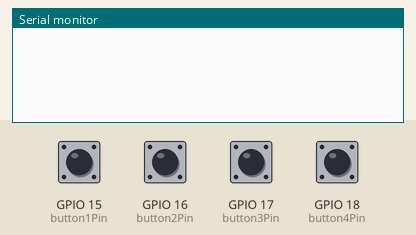
Bench run of a sketch on a simulated ESP32. On the bench: the last lines printed to the serial monitor. The inputs (shaded band) are chosen by the test bench; at power-on: GPIO 15 (button1Pin), GPIO 16 (button2Pin), GPIO 17 (button3Pin), GPIO 18 (button4Pin) HIGH.

Above: at 1.2 s.
1.3 s: GPIO 15 (button1Pin) pulled LOW for 0.15 s
At 2.2 s:
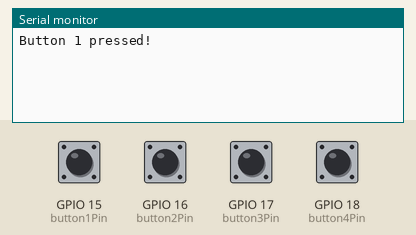
2.9 s: GPIO 16 (button2Pin) pulled LOW for 0.15 s
At 3.4 s:
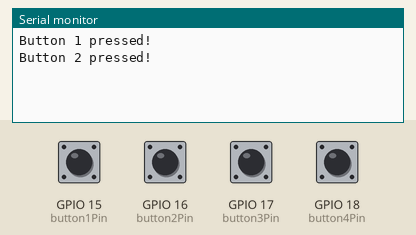
4.5 s: GPIO 17 (button3Pin) pulled LOW for 0.15 s
At 5.7 s:
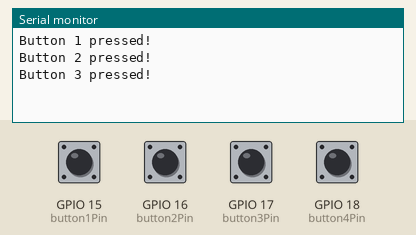
6.1 s: GPIO 18 (button4Pin) pulled LOW for 0.15 s
At 7.1 s:
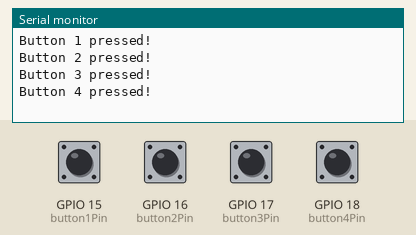
Timing chart, 0 to 8.7 s (numbered marks = the images above; inputs shaded):
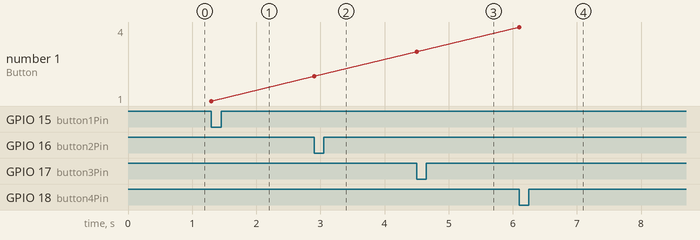

Measured:
- after the input at 1.3 s, the serial monitor: prints a new line at once (image 1)
- after the input at 2.9 s, the serial monitor: prints a new line at once (image 2)
- after the input at 4.5 s, the serial monitor: prints a new line at once (image 3)
- after the input at 6.1 s, the serial monitor: prints a new line at once (image 4)
- plotted number 1: 1 → 2 after the input at 2.9 s, 2 → 3 after the input at 4.5 s, 3 → 4 after the input at 6.1 s

The sketch:

buttons_code.ino
```cpp
const int button1Pin = 15;
const int button2Pin = 16;
const int button3Pin = 17;
const int button4Pin = 18;

// Track previous states (for debouncing)
int lastButton1State = HIGH;
int lastButton2State = HIGH;
int lastButton3State = HIGH;
int lastButton4State = HIGH;

void setup() {
  Serial.begin(115200);

  // Set each button as input with pull-up resistor
  pinMode(button1Pin, INPUT_PULLUP);
  pinMode(button2Pin, INPUT_PULLUP);
  pinMode(button3Pin, INPUT_PULLUP);
  pinMode(button4Pin, INPUT_PULLUP);
}

void loop() {
  // Read states
  int button1State = digitalRead(button1Pin);
  int button2State = digitalRead(button2Pin);
  int button3State = digitalRead(button3Pin);
  int button4State = digitalRead(button4Pin);


  if (button1State == LOW && lastButton1State == HIGH) {
    //todo

    Serial.println("Button 1 pressed!");
    delay(200); // debounce
  }


  if (button2State == LOW && lastButton2State == HIGH) {
    //todo
    Serial.println("Button 2 pressed!");
    delay(200);
  }


  if (button3State == LOW && lastButton3State == HIGH) {
    //todo
    Serial.println("Button 3 pressed!");
    delay(200);
  }


  if (button4State == LOW && lastButton4State == HIGH) {
    //todo
    Serial.println("Button 4 pressed!");
    delay(200);
  }

  // Update previous states
  lastButton1State = button1State;
  lastButton2State = button2State;
  lastButton3State = button3State;
  lastButton4State = button4State;
}
```
